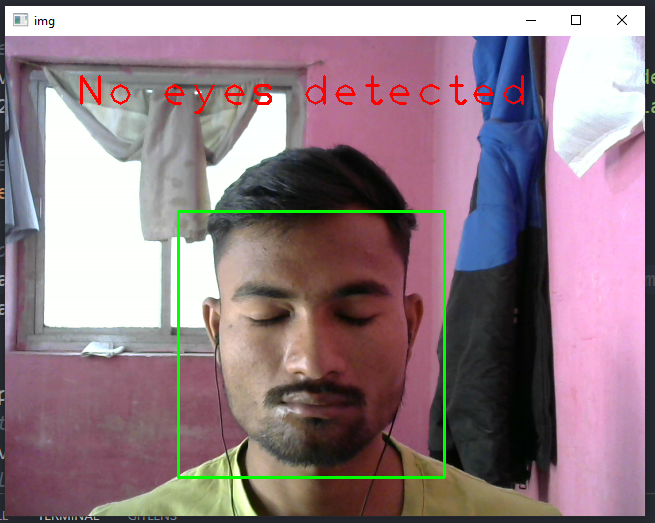
#> input picture img/closeeye.png, 655 x 523 px, given in place of the camera
$ python eye-detect.py
#> lines starting #> are read from the running program, lines starting #| are printed output that depends on the picture; after the words box and inside, x2 and y2 are one past the last pixel; in counts of white or black regions, pixels touching at a corner belong together
#All the imports go here
import numpy as np
import cv2

#Initializing the face and eye cascade classifiers from xml files
face_cascade = cv2.CascadeClassifier('xmlfile\haarcascade_frontalface_default.xml')
eye_cascade = cv2.CascadeClassifier('xmlfile\haarcascade_eye_tree_eyeglasses.xml')

#Variable store execution state
first_read = True

#Starting the video capture
cap = cv2.VideoCapture(0)
ret,img = cap.read()
#> img is the input picture: shape (523, 655, 3); mean B, G, R 133.6, 126.1, 146

while(ret):
	ret,img = cap.read()
	#Converting the recorded image to grayscale
	gray = cv2.cvtColor(img, cv2.COLOR_BGR2GRAY)
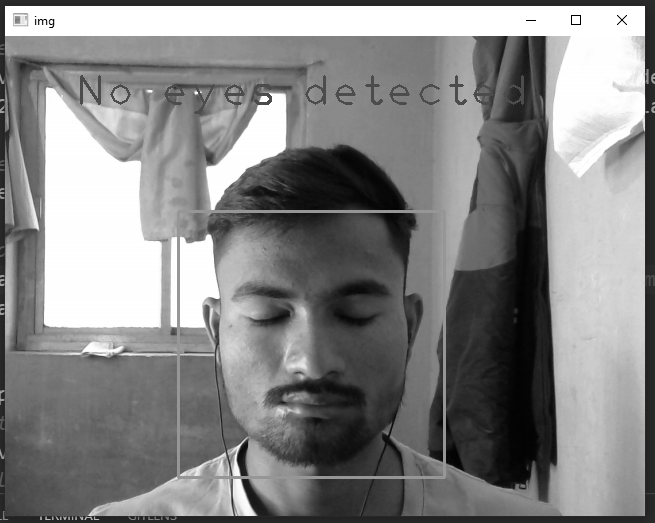
#> gray: shape (523, 655); min 0, max 255, mean 133
	#Applying filter to remove impurities
	gray = cv2.bilateralFilter(gray,5,1,1)

	#Detecting the face for region of image to be fed to eye classifier
	faces = face_cascade.detectMultiScale(gray, 1.3, 5,minSize=(200,200))
#> faces = [[184, 216, 255, 255]]
	if(len(faces)>0):
		for (x,y,w,h) in faces:
			img = cv2.rectangle(img,(x,y),(x+w,y+h),(0,255,0),2)

			#roi_face is face which is input to eye classifier
			roi_face = gray[y:y+h,x:x+w]
			roi_face_clr = img[y:y+h,x:x+w]
			eyes = eye_cascade.detectMultiScale(roi_face,1.3,5,minSize=(50,50))

			#Examining the length of eyes object for eyes
			if(len(eyes)>=2):
				#Check if program is running for detection
				if(first_read):
					cv2.putText(img,
					"Eye detected press s to begin",
					(70,70),
					cv2.FONT_HERSHEY_PLAIN, 3,
					(0,255,0),2)
				else:
					cv2.putText(img,
					"Eyes open!", (70,70),
					cv2.FONT_HERSHEY_PLAIN, 2,
					(255,255,255),2)
			else:
				if(first_read):
					#To ensure if the eyes are present before starting
					cv2.putText(img,
					"No eyes detected", (70,70),
					cv2.FONT_HERSHEY_PLAIN, 3,
					(0,0,255),2)
				else:
					#This will print on console and restart the algorithm
					print("Blink detected--------------")
					cv2.waitKey(3000)
					first_read=True
#> this loop made 1 pass
#> pass 1, `img = cv2.rectangle(img,(x,y),(x+w,y+h),(0,255,0),2)`:
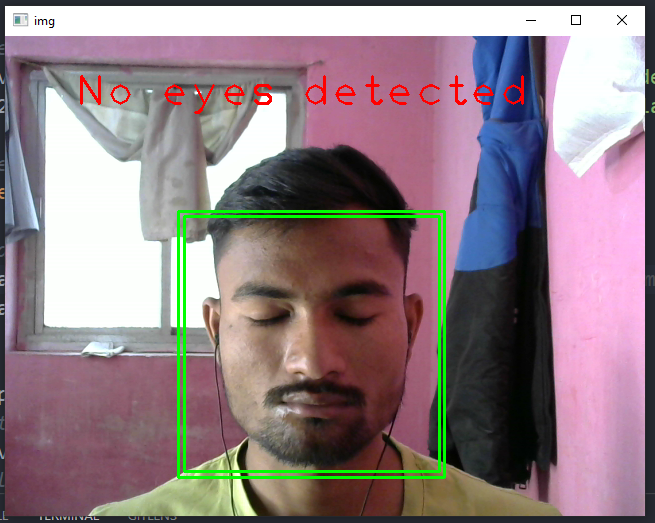
#> img: shape (523, 655, 3); 0.89% of pixels changed, all inside (x1, y1, x2, y2) = (183, 215, 441, 473)
#> pass 1, `roi_face = gray[y:y+h,x:x+w]`:
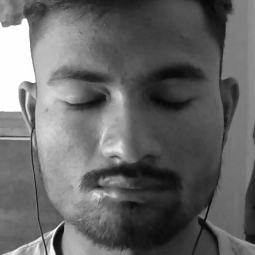
#> roi_face: shape (255, 255); min 6, max 254, mean 102.1
#> pass 1, `roi_face_clr = img[y:y+h,x:x+w]`:
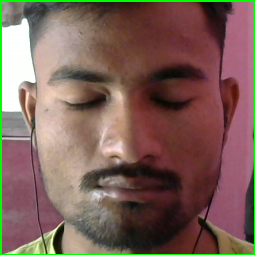
#> roi_face_clr: shape (255, 255, 3); mean B, G, R 87.5, 96.3, 123.5
#> after the loop:
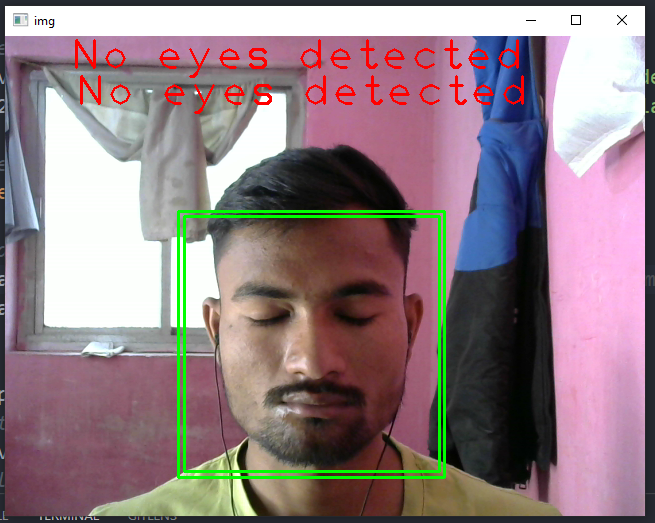
#> img: shape (523, 655, 3); 0.67% of pixels changed, all inside (x1, y1, x2, y2) = (75, 39, 519, 78)

	else:
		cv2.putText(img,
		"No face detected",(100,100),
		cv2.FONT_HERSHEY_PLAIN, 3,
		(0,255,0),2)

	#Controlling the algorithm with keys
	cv2.imshow('img',img)
	a = cv2.waitKey(1)
#> (key q is pressed here)
	if(a==ord('q')):
		break
	elif(a==ord('s') and first_read):
		#This will start the detection
		first_read = False

cap.release()
cv2.destroyAllWindows()
